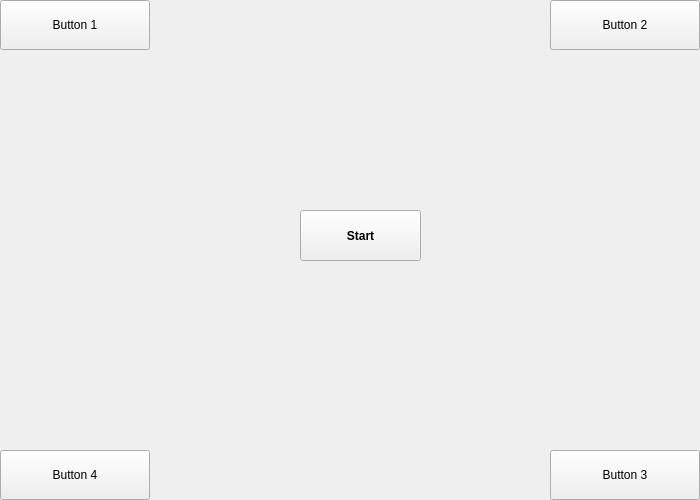
<?xml version="1.0" encoding="UTF-8"?>
<ui version="4.0">
 <class>MainWindow</class>
 <widget class="QMainWindow" name="MainWindow">
  <property name="geometry">
   <rect>
    <x>0</x>
    <y>0</y>
    <width>700</width>
    <height>500</height>
   </rect>
  </property>
  <property name="windowTitle">
   <string>MainWindow</string>
  </property>
  <widget class="QWidget" name="centralwidget">
   <widget class="QPushButton" name="pushButton_1">
    <property name="geometry">
     <rect>
      <x>0</x>
      <y>0</y>
      <width>150</width>
      <height>50</height>
     </rect>
    </property>
    <property name="text">
     <string>Button 1</string>
    </property>
   </widget>
   <widget class="QPushButton" name="pushButton_2">
    <property name="geometry">
     <rect>
      <x>550</x>
      <y>0</y>
      <width>150</width>
      <height>50</height>
     </rect>
    </property>
    <property name="text">
     <string>Button 2</string>
    </property>
   </widget>
   <widget class="QPushButton" name="pushButton_3">
    <property name="geometry">
     <rect>
      <x>550</x>
      <y>450</y>
      <width>150</width>
      <height>50</height>
     </rect>
    </property>
    <property name="text">
     <string>Button 3</string>
    </property>
   </widget>
   <widget class="QPushButton" name="pushButton_4">
    <property name="geometry">
     <rect>
      <x>0</x>
      <y>450</y>
      <width>150</width>
      <height>50</height>
     </rect>
    </property>
    <property name="text">
     <string>Button 4</string>
    </property>
   </widget>
   <widget class="QPushButton" name="pushButton">
    <property name="geometry">
     <rect>
      <x>300</x>
      <y>210</y>
      <width>121</width>
      <height>51</height>
     </rect>
    </property>
    <property name="font">
     <font>
      <bold>true</bold>
     </font>
    </property>
    <property name="text">
     <string>Start</string>
    </property>
   </widget>
  </widget>
 </widget>
 <resources/>
 <connections/>
</ui>
